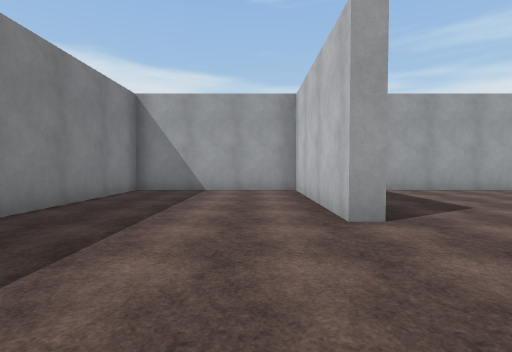
View 1 (above)

24 first-person views from a walk through a Unity game level. The camera is 1.5 m above the floor, tilts 2° down and sees 85° across. The floor is counted in squares, 2 m on a side. Each view is taken from the middle of a square. On the plan, view 1 faces up. The plan holds only what a view shows up to about 10 squares ahead; the rest is blank. The place goes on beyond the plan. Surface patterns are stand-ins for the level's own textures.

View 2
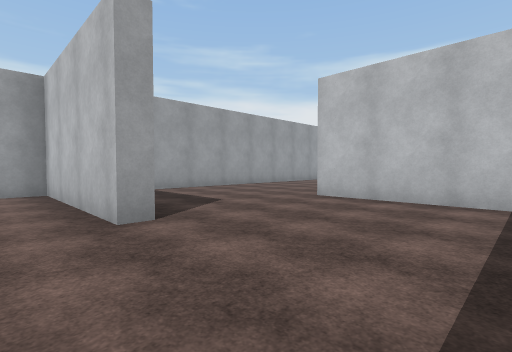

View 3
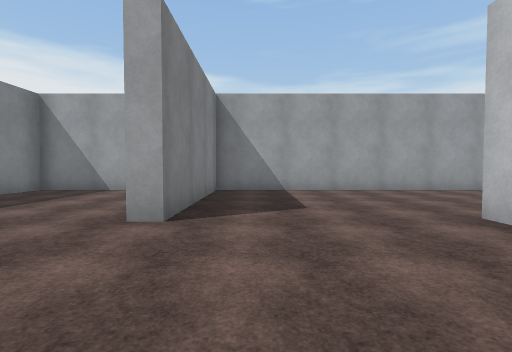

View 4
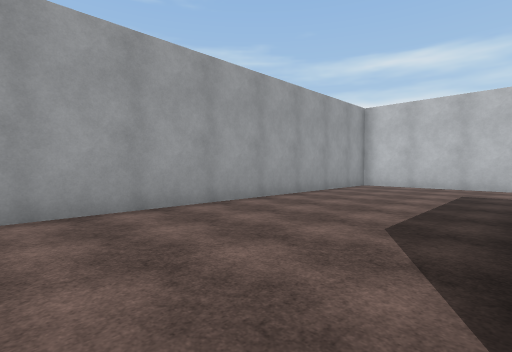

View 5
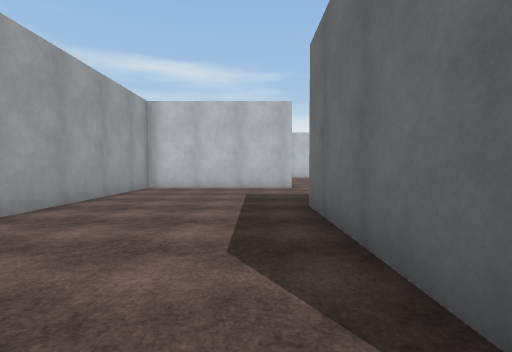

View 6
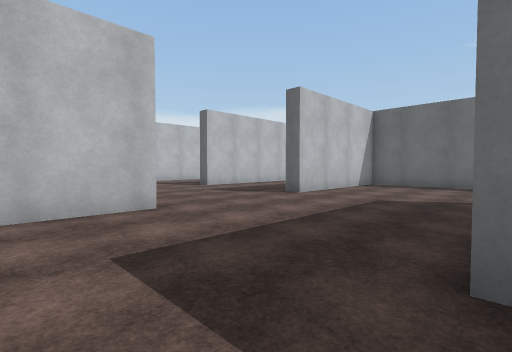

View 7
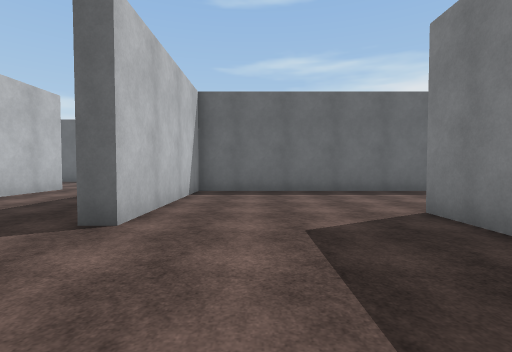

View 8
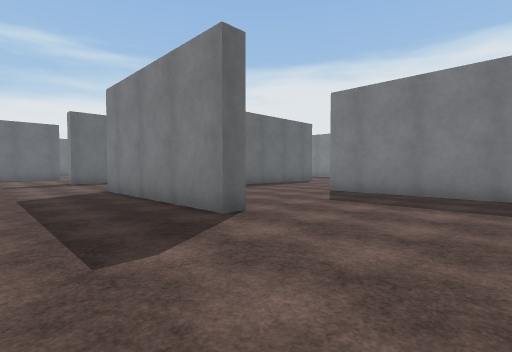

View 9
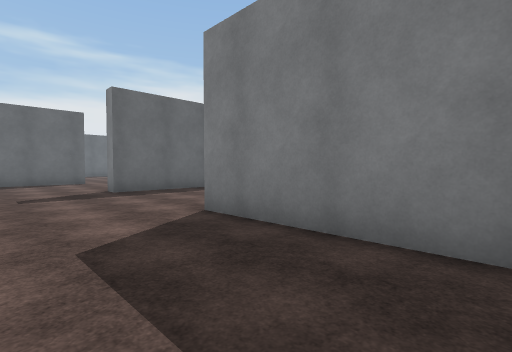

View 10
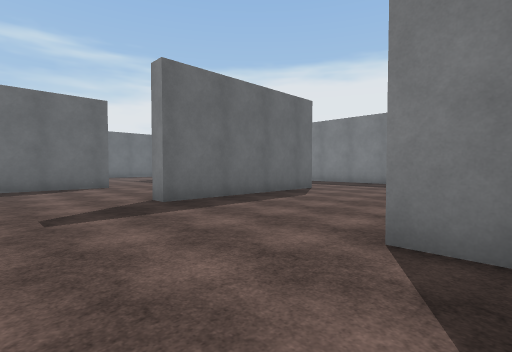

View 11
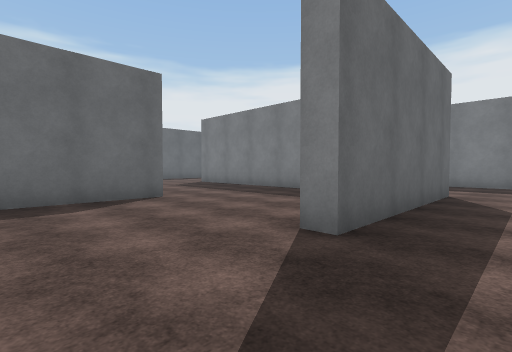

View 12
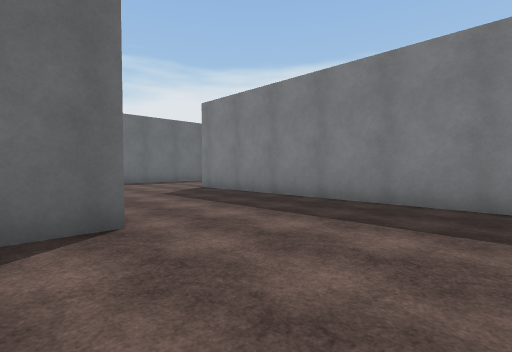

View 13
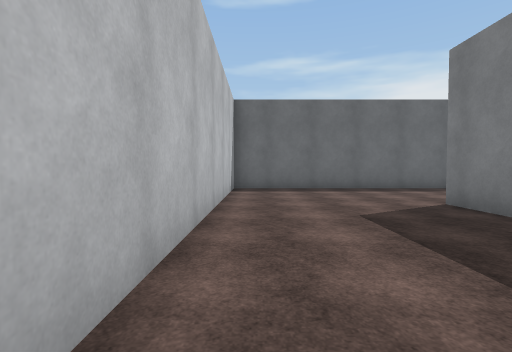

View 14
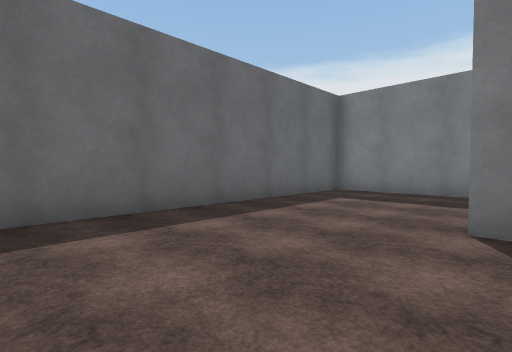

View 15
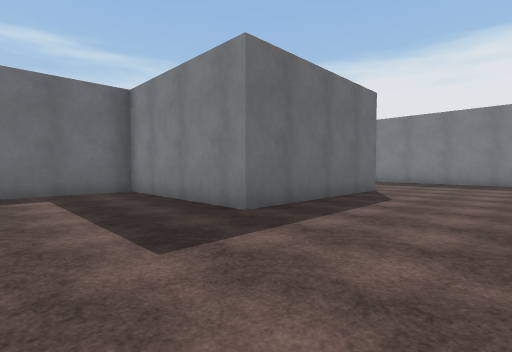

View 16
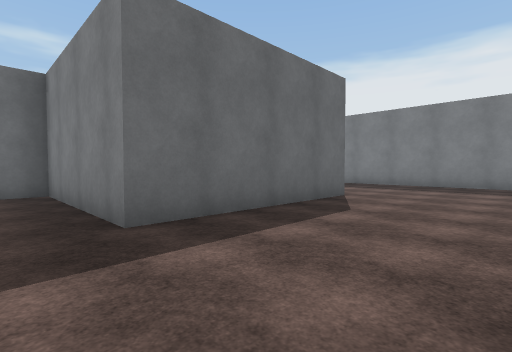

View 17
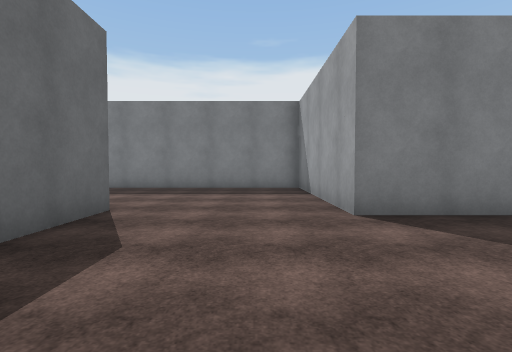

View 18
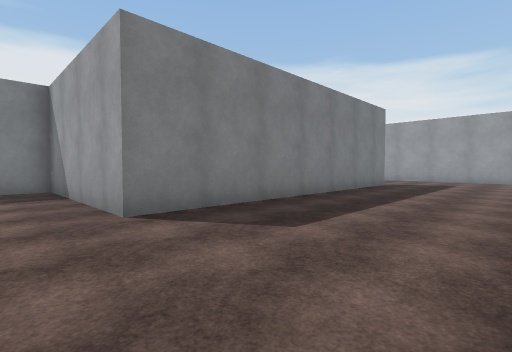

View 19
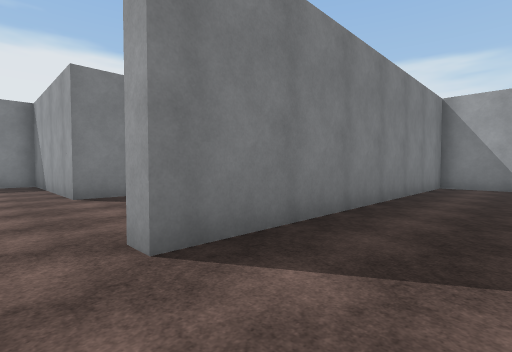

View 20
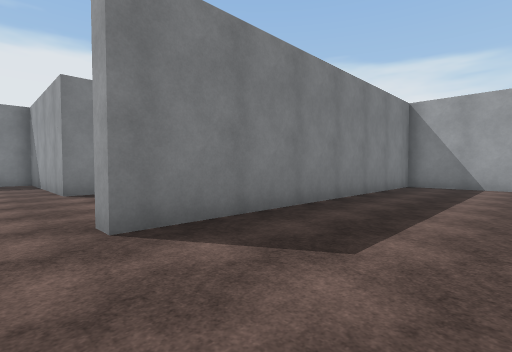

View 21
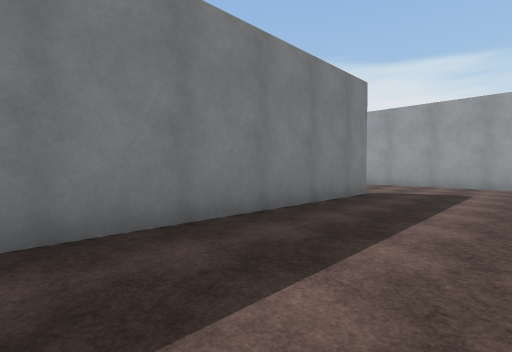

View 22
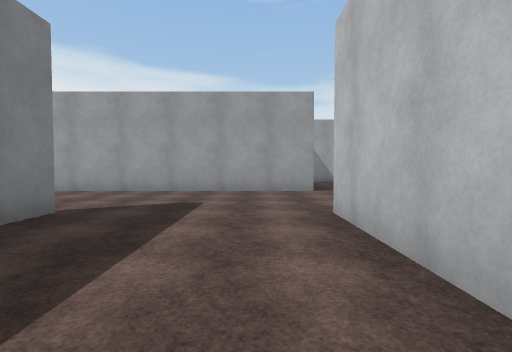

View 23
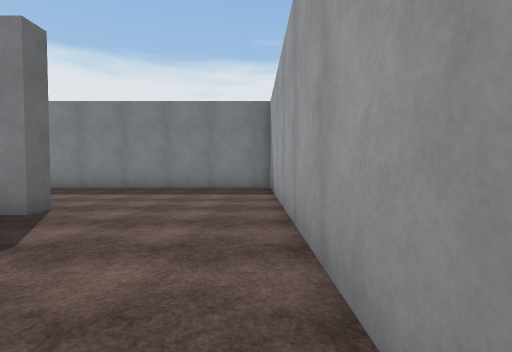

View 24
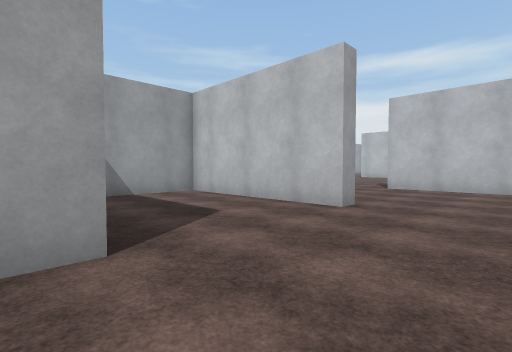

### Floor plan
Points are (right, up) in squares from view 1. A wall is a line through its corners. A room is listed if a view was taken in it or the views show most of it. See-through windows are left out.
Room 1 (views 1, 2, 3, 4, 5, 6, 7, 8, 9, 10, 11, 12, 13, 14, 15, 16, 17, 18, 19, 20, 21, 22, 23, 24)
walls: (6.3, -8.8) (6.3, -5.5); (8.8, -5.5) (15.7, -5.5) (15.7, -0.5) (16.2, -0.5) (16.2, -6); (9.6, -6) (6.8, -6) (6.8, -16) (6.2, -16); (10.8, -10.5) (16.2, -10.5) (16.2, -11); (11.2, -12.1) (11.2, -20.5); (1.2, -5.5) (1.8, -5.5) (1.8, -15.5) (-3.7, -15.5) (-3.7, -22.1); (6.9, -1.5) (-3.2, -1.5); (6.3, 0.2) (6.3, 4); (15.6, -15.5) (18.7, -15.5); (11.2, 2.8) (11.2, -1.5) (10.8, -1.5) (10.8, 3.5) (8.2, 3.5); (7, 4) (11.2, 4); (-3.7, -1.4) (-3.7, -9.2); (1.2, -19.5) (6.8, -19.5) (6.8, -24.5) (15.7, -24.5) (15.7, -15.8); (15.7, 3.6) (15.7, 8.7) (1.8, 8.7) (1.8, 3.7) (1.3, 3.7) (1.3, 8.7) (-3.7, 8.7) (-3.7, 4)

Where each view was taken, in squares from view 1:
view 1: 0 up, 0 right, facing up
view 2: 0 up, 0 right, facing up-right
view 3: 0 up, 3 right, facing up
view 4: 4 up, 5 right, facing up-right
view 5: 5 up, 6 right, facing right
view 6: 6 up, 11 right, facing down-right
view 7: 3 up, 14 right, facing down
view 8: 3 up, 19 right, facing down-left
view 9: 2 down, 19 right, facing down-left
view 10: 5 down, 19 right, facing down-left
view 11: 9 down, 19 right, facing down-left
view 12: 12 down, 17 right, facing down-left
view 13: 15 down, 15 right, facing down
view 14: 20 down, 15 right, facing down-left
view 15: 16 down, 10 right, facing down-left
view 16: 16 down, 8 right, facing down-left
view 17: 17 down, 6 right, facing left
view 18: 17 down, 6 right, facing up-left
view 19: 17 down, 9 right, facing up-left
view 20: 17 down, 10 right, facing up-left
view 21: 13 down, 5 right, facing up-left
view 22: 10 down, 5 right, facing up
view 23: 2 down, 6 right, facing left
view 24: 4 down, 6 right, facing up-right
